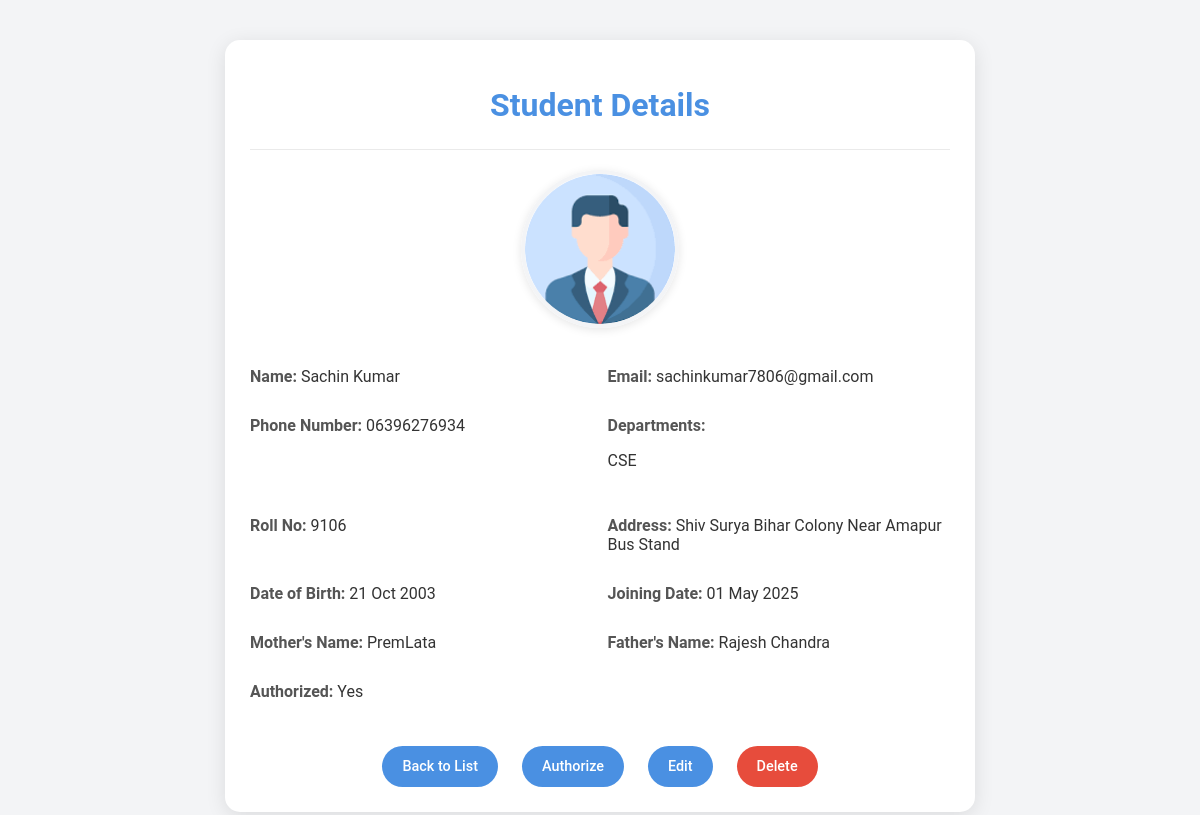
The page /students/21/ (signed in) on the database its author committed.
### app1/models.py (models this page shows, shortened)
class Student(models.Model):
    name = models.CharField(max_length=255)
    email = models.EmailField(max_length=255)
    phone_number = models.CharField(max_length=15)
    face_embedding = models.JSONField(blank=True, null=True)
    authorized = models.BooleanField(default=False)
    roll_no = models.CharField(max_length=20,unique=True)
    address = models.TextField()
    date_of_birth = models.DateField()
    joining_date = models.DateField()
    mother_name = models.CharField(max_length=255)
    father_name = models.CharField(max_length=255)
    department = models.ManyToManyField(Department, related_name="students")

class Department(models.Model):
    name = models.CharField(max_length=255)
    description = models.TextField()

### app1/views.py (the view)
# urls.py: path('students/<int:pk>/', views.student_detail, name='student-detail'),
@staff_member_required
def student_detail(request, pk):
    student = get_object_or_404(Student, pk=pk)
    return render(request, 'student_detail.html', {'student': student})

### templates/student_detail.html (shortened to what this page needs)
<!DOCTYPE html>
{% load static %}
<html lang="en">
<head>
</head>
<body>
    <div class="container">
        <h1>Student Details</h1>
        <div class="student-details">
            <div class="student-image">
                <img src="{% static 'images/defual.png' %}" alt="{{ student.name }}">
            </div>
            <div class="detail">
                <strong>Name:</strong> {{ student.name }}
            </div>
            <div class="detail">
                <strong>Email:</strong> {{ student.email }}
            </div>
            <div class="detail">
                <strong>Phone Number:</strong> {{ student.phone_number }}
            </div>
            <div class="detail">
                <strong>Departments:</strong>
                <div>
                    {% for department in student.department.all %}
                        <p>{{ department.name }}{% if not forloop.last %}, {% endif %}</p>
                    {% endfor %}
                </div>
            </div>
            <div class="detail">
                <strong>Roll No:</strong> {{ student.roll_no }}
            </div>
            <div class="detail">
                <strong>Address:</strong> {{ student.address }}
            </div>
            <div class="detail">
                <strong>Date of Birth:</strong> {{ student.date_of_birth|date:"d M Y" }}
            </div>
            <div class="detail">
                <strong>Joining Date:</strong> {{ student.joining_date|date:"d M Y" }}
            </div>
            <div class="detail">
                <strong>Mother's Name:</strong> {{ student.mother_name }}
            </div>
            <div class="detail">
                <strong>Father's Name:</strong> {{ student.father_name }}
            </div>
            <div class="detail">
                <strong>Authorized:</strong> {% if student.authorized %} Yes {% else %} No {% endif %}
            </div>
        </div>
        <div class="actions">
            <a href="{% url 'student-list' %}">Back to List</a>
            <a href="{% url 'student-authorize' pk=student.pk %}">Authorize</a>
            <a href="{% url 'student-edit' pk=student.pk %}">Edit</a>
            <a href="{% url 'student-delete' pk=student.pk %}" class="delete">Delete</a>
        </div>
    </div>
</body>
</html>

### templates/student_detail.html (style rules this page uses)
body { font-family: 'Roboto', Arial, sans-serif; background-color: #f3f4f6; margin: 0; padding: 0; }
.container { max-width: 700px; margin: 40px auto; background-color: #fff; padding: 25px; border-radius: 15px; box-shadow: 0 4px 20px rgba(0, 0, 0, 0.1); transition: box-shadow 0.3s ease-in-out; }
h1 { text-align: center; color: #4a90e2; margin-bottom: 25px; font-size: 2rem; }
.student-details { display: flex; flex-wrap: wrap; border-top: 1px solid #eaeaea; padding-top: 20px; gap: 15px; }
.detail { flex: 1 1 calc(50% - 15px); margin-bottom: 15px; color: #333; }
.detail strong { font-weight: 600; color: #555; }
.student-image { flex: 1 1 100%; text-align: center; margin-bottom: 20px; }
.student-image img { border-radius: 50%; max-width: 150px; height: 150px; object-fit: cover; border: 4px solid #f3f4f6; box-shadow: 0 2px 10px rgba(0, 0, 0, 0.1); }
.actions { text-align: center; margin-top: 30px; }
.actions a { display: inline-block; margin: 0 10px; padding: 12px 20px; background-color: #4a90e2; color: #fff; border-radius: 25px; font-size: 0.9rem; font-weight: 500; text-decoration: none; transition: background-color 0.3s ease, box-shadow 0.3s ease; }
.actions a.delete { background-color: #e74c3c; }

### rows shown on the page
Student: name "Sachin Kumar", email "sachinkumar7806@gmail.com", phone_number "06396276934", roll_no "9106", address "Shiv Surya Bihar Colony Near Amapur Bus Stand", date_of_birth "21 Oct 2003", joining_date "01 May 2025", mother_name "PremLata", father_name "Rajesh Chandra"
Department: name "CSE"
